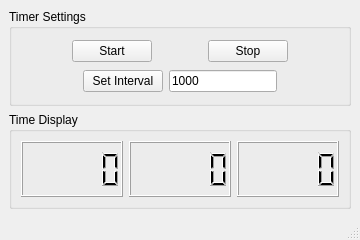
<?xml version="1.0" encoding="UTF-8"?>
<ui version="4.0">
 <class>MainWindow</class>
 <widget class="QMainWindow" name="MainWindow">
  <property name="geometry">
   <rect>
    <x>0</x>
    <y>0</y>
    <width>360</width>
    <height>240</height>
   </rect>
  </property>
  <property name="windowTitle">
   <string>MainWindow</string>
  </property>
  <widget class="QWidget" name="centralwidget">
   <layout class="QVBoxLayout" name="verticalLayout_2">
    <item>
     <widget class="QGroupBox" name="groupBox">
      <property name="title">
       <string>Timer Settings</string>
      </property>
      <layout class="QVBoxLayout" name="verticalLayout">
       <item>
        <layout class="QHBoxLayout" name="horizontalLayout">
         <item>
          <spacer name="horizontalSpacer">
           <property name="orientation">
            <enum>Qt::Horizontal</enum>
           </property>
           <property name="sizeHint" stdset="0">
            <size>
             <width>40</width>
             <height>20</height>
            </size>
           </property>
          </spacer>
         </item>
         <item>
          <widget class="QPushButton" name="pushBtn_start">
           <property name="text">
            <string>Start</string>
           </property>
          </widget>
         </item>
         <item>
          <spacer name="horizontalSpacer_3">
           <property name="orientation">
            <enum>Qt::Horizontal</enum>
           </property>
           <property name="sizeHint" stdset="0">
            <size>
             <width>40</width>
             <height>20</height>
            </size>
           </property>
          </spacer>
         </item>
         <item>
          <widget class="QPushButton" name="pushBtn_stop">
           <property name="text">
            <string>Stop</string>
           </property>
          </widget>
         </item>
         <item>
          <spacer name="horizontalSpacer_2">
           <property name="orientation">
            <enum>Qt::Horizontal</enum>
           </property>
           <property name="sizeHint" stdset="0">
            <size>
             <width>40</width>
             <height>20</height>
            </size>
           </property>
          </spacer>
         </item>
        </layout>
       </item>
       <item>
        <layout class="QHBoxLayout" name="horizontalLayout_2">
         <item>
          <spacer name="horizontalSpacer_5">
           <property name="orientation">
            <enum>Qt::Horizontal</enum>
           </property>
           <property name="sizeHint" stdset="0">
            <size>
             <width>40</width>
             <height>20</height>
            </size>
           </property>
          </spacer>
         </item>
         <item>
          <widget class="QPushButton" name="pushBtn_set">
           <property name="text">
            <string>Set Interval</string>
           </property>
          </widget>
         </item>
         <item>
          <widget class="QLineEdit" name="lineEdit">
           <property name="inputMask">
            <string/>
           </property>
           <property name="text">
            <string>1000</string>
           </property>
           <property name="placeholderText">
            <string/>
           </property>
           <property name="cursorMoveStyle">
            <enum>Qt::LogicalMoveStyle</enum>
           </property>
          </widget>
         </item>
         <item>
          <spacer name="horizontalSpacer_4">
           <property name="orientation">
            <enum>Qt::Horizontal</enum>
           </property>
           <property name="sizeHint" stdset="0">
            <size>
             <width>40</width>
             <height>20</height>
            </size>
           </property>
          </spacer>
         </item>
        </layout>
       </item>
      </layout>
     </widget>
    </item>
    <item>
     <widget class="QGroupBox" name="groupBox_2">
      <property name="title">
       <string>Time Display</string>
      </property>
      <layout class="QHBoxLayout" name="horizontalLayout_3">
       <item>
        <widget class="QLCDNumber" name="lcdNumber_hour"/>
       </item>
       <item>
        <widget class="QLCDNumber" name="lcdNumber_min"/>
       </item>
       <item>
        <widget class="QLCDNumber" name="lcdNumber_sec"/>
       </item>
      </layout>
     </widget>
    </item>
   </layout>
  </widget>
  <widget class="QMenuBar" name="menubar">
   <property name="geometry">
    <rect>
     <x>0</x>
     <y>0</y>
     <width>360</width>
     <height>23</height>
    </rect>
   </property>
  </widget>
  <widget class="QStatusBar" name="statusbar"/>
 </widget>
 <resources/>
 <connections/>
</ui>
